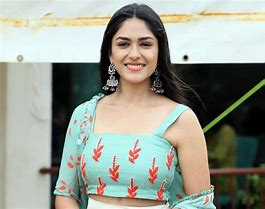
#> input picture input.png, 265 x 209 px, found by its file name
$ python untitled3.py
#> lines starting #> are read from the running program, lines starting #| are printed output that depends on the picture
#!/usr/bin/env python

import click
from PIL import Image


class Steganography:

    @staticmethod
    def __int_to_bin(rgb):
        """Convert an integer tuple to a binary (string) tuple.

        :param rgb: An integer tuple (e.g. (220, 110, 96))
        :return: A string tuple (e.g. ("00101010", "11101011", "00010110"))
        """
        r, g, b = rgb
        return (f'{r:08b}',
                f'{g:08b}',
                f'{b:08b}')

    @staticmethod
    def __bin_to_int(rgb):
        """Convert a binary (string) tuple to an integer tuple.

        :param rgb: A string tuple (e.g. ("00101010", "11101011", "00010110"))
        :return: Return an int tuple (e.g. (220, 110, 96))
        """
        r, g, b = rgb
        return (int(r, 2),
                int(g, 2),
                int(b, 2))

    @staticmethod
    def __merge_rgb(rgb1, rgb2):
        """Merge two RGB tuples.

        :param rgb1: A string tuple (e.g. ("00101010", "11101011", "00010110"))
        :param rgb2: Another string tuple
        (e.g. ("00101010", "11101011", "00010110"))
        :return: An integer tuple with the two RGB values merged.
        """
        r1, g1, b1 = rgb1
        r2, g2, b2 = rgb2
        rgb = (r1[:4] + r2[:4],
               g1[:4] + g2[:4],
               b1[:4] + b2[:4])
        return rgb

    @staticmethod
    def merge(img1, img2):
        print(3)
        """Merge two images. The second one will be merged into the first one.

        :param img1: First image
        :param img2: Second image
        :return: A new merged image.
        """

        # Check the images dimensions
        if img2.size[0] > img1.size[0] or img2.size[1] > img1.size[1]:
            raise ValueError('Image 2 should not be larger than Image 1!')

        # Get the pixel map of the two images
        pixel_map1 = img1.load()
        pixel_map2 = img2.load()

        # Create a new image that will be outputted
        new_image = Image.new(img1.mode, img1.size)
        pixels_new = new_image.load()

        for i in range(img1.size[0]):
            for j in range(img1.size[1]):
                rgb1 = Steganography.__int_to_bin(pixel_map1[i, j])

                # Use a black pixel as default
                rgb2 = Steganography.__int_to_bin((0, 0, 0))

                # Check if the pixel map position is valid for the second image
                if i < img2.size[0] and j < img2.size[1]:
                    rgb2 = Steganography.__int_to_bin(pixel_map2[i, j])

                # Merge the two pixels and convert it to a integer tuple
                rgb = Steganography.__merge_rgb(rgb1, rgb2)

                pixels_new[i, j] = Steganography.__bin_to_int(rgb)

        return new_image

    @staticmethod
    def unmerge(img):
        """Unmerge an image.

        :param img: The input image.
        :return: The unmerged/extracted image.
        """

        # Load the pixel map
        pixel_map = img.load()

        # Create the new image and load the pixel map
        new_image = Image.new(img.mode, img.size)
        pixels_new = new_image.load()

        # Tuple used to store the image original size
        original_size = img.size

        for i in range(img.size[0]):
            for j in range(img.size[1]):
                # Get the RGB (as a string tuple) from the current pixel
                r, g, b = Steganography.__int_to_bin(pixel_map[i, j])

                # Extract the last 4 bits (corresponding to the hidden image)
                # Concatenate 4 zero bits because we are working with 8 bit
                rgb = (r[4:] + '0000',
                       g[4:] + '0000',
                       b[4:] + '0000')

                # Convert it to an integer tuple
                pixels_new[i, j] = Steganography.__bin_to_int(rgb)

                # If this is a 'valid' position, store it
                # as the last valid position
                if pixels_new[i, j] != (0, 0, 0):
                    original_size = (i + 1, j + 1)

        # Crop the image based on the 'valid' pixels
        new_image = new_image.crop((0, 0, original_size[0], original_size[1]))

        return new_image

def main():

    img1 = ".\input.png"
    img2 = ".\hide.png"
    #this is the path where we will save the encoded Image.
    output = ".\encode.png"

    merged_image = Steganography.merge(Image.open(img1), Image.open(img2))
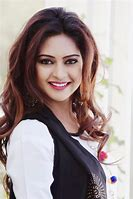
#> input picture hide.png, 133 x 199 px, found by its file name
#> in merge, `new_image = Image.new(img1.mode, img1.size)`: new_image: PIL image 265x209 RGB; every value is 0
    merged_image.save(output)
    print(1)
    img3 = ".\encode.png"
    img4 = ".\hide1.png"
    #this is the path where we will save the encoded Image.
    output1 = ".\encode1.png"

    merged_image = Steganography.merge(Image.open(img3), Image.open(img4))
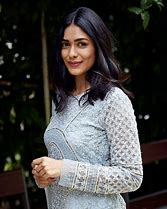
#> input picture hide1.png, 167 x 209 px, found by its file name
    merged_image.save(output1)
    print(2)
    img5 = ".\encode1.png"
    img6 = ".\hide2.png"
    #this is the path where we will save the encoded Image.
    output2 = ".\encode2.png"

    merged_image = Steganography.merge(Image.open(img5), Image.open(img6))
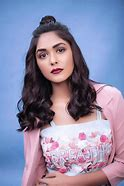
#> input picture hide2.png, 124 x 186 px, found by its file name
    merged_image.save(output2)
    print(4)


    img7 = ".\encode2.png"
    decode2 = ".\decode2.png"
    unmerged_image = Steganography.unmerge(Image.open(img7))
    unmerged_image.save(decode2)
    print(5)

    img8 = ".\encode1.png"
    decode3 = ".\decode3.png"
    unmerged_image = Steganography.unmerge(Image.open(img8))
    unmerged_image.save(decode3)
    print(6)

    img9 = ".\encode.png"
    decode = ".\decode.png"
    unmerged_image = Steganography.unmerge(Image.open(img9))
    unmerged_image.save(decode)
    print(5)


# @cli.command()
# @click.option('--img', required=True, type=str, help='Image that will be hidden')
# @click.option('--output', required=True, type=str, help='Output image')
# def unmerge(img, output):
#     unmerged_image = Steganography.unmerge(Image.open(img))
#     unmerged_image.save(output)


if __name__ == '__main__':
    main()
